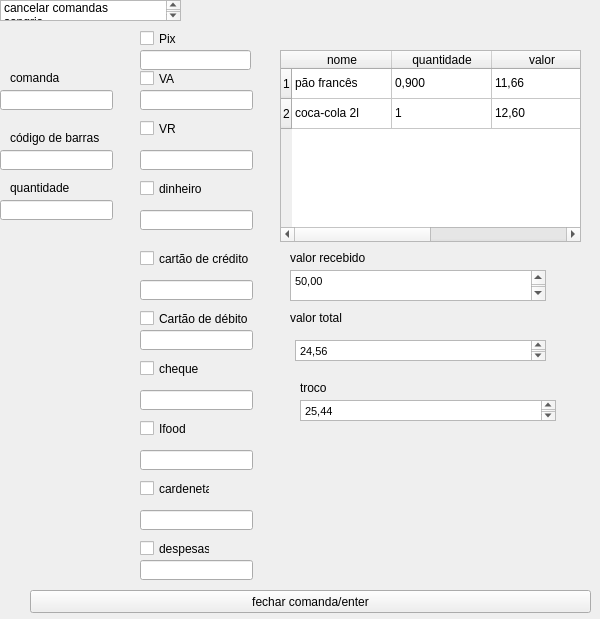
<?xml version="1.0" encoding="UTF-8"?>
<ui version="4.0">
 <class>Form</class>
 <widget class="QWidget" name="Form">
  <property name="geometry">
   <rect>
    <x>0</x>
    <y>0</y>
    <width>600</width>
    <height>619</height>
   </rect>
  </property>
  <property name="windowTitle">
   <string>Form</string>
  </property>
  <widget class="QListWidget" name="listWidget">
   <property name="geometry">
    <rect>
     <x>0</x>
     <y>0</y>
     <width>181</width>
     <height>21</height>
    </rect>
   </property>
   <item>
    <property name="text">
     <string>cancelar comandas</string>
    </property>
   </item>
   <item>
    <property name="text">
     <string>sangria</string>
    </property>
   </item>
   <item>
    <property name="text">
     <string>cadastrar novos produtos</string>
    </property>
   </item>
  </widget>
  <widget class="QCheckBox" name="checkBox">
   <property name="geometry">
    <rect>
     <x>140</x>
     <y>70</y>
     <width>70</width>
     <height>17</height>
    </rect>
   </property>
   <property name="text">
    <string>VA</string>
   </property>
  </widget>
  <widget class="QLineEdit" name="lineEdit">
   <property name="geometry">
    <rect>
     <x>140</x>
     <y>90</y>
     <width>113</width>
     <height>20</height>
    </rect>
   </property>
  </widget>
  <widget class="QCheckBox" name="checkBox_2">
   <property name="geometry">
    <rect>
     <x>140</x>
     <y>120</y>
     <width>70</width>
     <height>17</height>
    </rect>
   </property>
   <property name="text">
    <string>VR</string>
   </property>
  </widget>
  <widget class="QLineEdit" name="lineEdit_2">
   <property name="geometry">
    <rect>
     <x>140</x>
     <y>150</y>
     <width>113</width>
     <height>20</height>
    </rect>
   </property>
  </widget>
  <widget class="QCheckBox" name="checkBox_3">
   <property name="geometry">
    <rect>
     <x>140</x>
     <y>180</y>
     <width>70</width>
     <height>17</height>
    </rect>
   </property>
   <property name="text">
    <string>dinheiro</string>
   </property>
  </widget>
  <widget class="QLineEdit" name="lineEdit_3">
   <property name="geometry">
    <rect>
     <x>140</x>
     <y>210</y>
     <width>113</width>
     <height>20</height>
    </rect>
   </property>
  </widget>
  <widget class="QCheckBox" name="checkBox_4">
   <property name="geometry">
    <rect>
     <x>140</x>
     <y>250</y>
     <width>111</width>
     <height>17</height>
    </rect>
   </property>
   <property name="text">
    <string>cartão de crédito</string>
   </property>
  </widget>
  <widget class="QLineEdit" name="lineEdit_4">
   <property name="geometry">
    <rect>
     <x>140</x>
     <y>280</y>
     <width>113</width>
     <height>20</height>
    </rect>
   </property>
  </widget>
  <widget class="QCheckBox" name="checkBox_5">
   <property name="geometry">
    <rect>
     <x>140</x>
     <y>310</y>
     <width>111</width>
     <height>17</height>
    </rect>
   </property>
   <property name="text">
    <string>Cartão de débito</string>
   </property>
  </widget>
  <widget class="QLineEdit" name="lineEdit_5">
   <property name="geometry">
    <rect>
     <x>140</x>
     <y>330</y>
     <width>113</width>
     <height>20</height>
    </rect>
   </property>
  </widget>
  <widget class="QCheckBox" name="checkBox_6">
   <property name="geometry">
    <rect>
     <x>140</x>
     <y>360</y>
     <width>70</width>
     <height>17</height>
    </rect>
   </property>
   <property name="text">
    <string>cheque</string>
   </property>
  </widget>
  <widget class="QLineEdit" name="lineEdit_6">
   <property name="geometry">
    <rect>
     <x>140</x>
     <y>390</y>
     <width>113</width>
     <height>20</height>
    </rect>
   </property>
  </widget>
  <widget class="QCheckBox" name="checkBox_7">
   <property name="geometry">
    <rect>
     <x>140</x>
     <y>420</y>
     <width>70</width>
     <height>17</height>
    </rect>
   </property>
   <property name="text">
    <string>Ifood</string>
   </property>
  </widget>
  <widget class="QLineEdit" name="lineEdit_7">
   <property name="geometry">
    <rect>
     <x>140</x>
     <y>450</y>
     <width>113</width>
     <height>20</height>
    </rect>
   </property>
  </widget>
  <widget class="QCheckBox" name="checkBox_8">
   <property name="geometry">
    <rect>
     <x>140</x>
     <y>480</y>
     <width>70</width>
     <height>17</height>
    </rect>
   </property>
   <property name="text">
    <string>cardeneta</string>
   </property>
  </widget>
  <widget class="QLineEdit" name="lineEdit_8">
   <property name="geometry">
    <rect>
     <x>140</x>
     <y>510</y>
     <width>113</width>
     <height>20</height>
    </rect>
   </property>
  </widget>
  <widget class="QCheckBox" name="checkBox_9">
   <property name="geometry">
    <rect>
     <x>140</x>
     <y>540</y>
     <width>70</width>
     <height>17</height>
    </rect>
   </property>
   <property name="text">
    <string>despesas</string>
   </property>
  </widget>
  <widget class="QLineEdit" name="lineEdit_9">
   <property name="geometry">
    <rect>
     <x>140</x>
     <y>560</y>
     <width>113</width>
     <height>20</height>
    </rect>
   </property>
  </widget>
  <widget class="QLabel" name="label">
   <property name="geometry">
    <rect>
     <x>10</x>
     <y>70</y>
     <width>61</width>
     <height>16</height>
    </rect>
   </property>
   <property name="text">
    <string>comanda</string>
   </property>
  </widget>
  <widget class="QLineEdit" name="lineEdit_10">
   <property name="geometry">
    <rect>
     <x>0</x>
     <y>90</y>
     <width>113</width>
     <height>20</height>
    </rect>
   </property>
  </widget>
  <widget class="QLabel" name="label_2">
   <property name="geometry">
    <rect>
     <x>10</x>
     <y>130</y>
     <width>101</width>
     <height>16</height>
    </rect>
   </property>
   <property name="text">
    <string>código de barras</string>
   </property>
  </widget>
  <widget class="QLineEdit" name="lineEdit_11">
   <property name="geometry">
    <rect>
     <x>0</x>
     <y>150</y>
     <width>113</width>
     <height>20</height>
    </rect>
   </property>
  </widget>
  <widget class="QLabel" name="label_3">
   <property name="geometry">
    <rect>
     <x>10</x>
     <y>180</y>
     <width>81</width>
     <height>16</height>
    </rect>
   </property>
   <property name="text">
    <string>quantidade</string>
   </property>
  </widget>
  <widget class="QLineEdit" name="lineEdit_12">
   <property name="geometry">
    <rect>
     <x>0</x>
     <y>200</y>
     <width>113</width>
     <height>20</height>
    </rect>
   </property>
  </widget>
  <widget class="QLabel" name="label_4">
   <property name="geometry">
    <rect>
     <x>290</x>
     <y>250</y>
     <width>111</width>
     <height>16</height>
    </rect>
   </property>
   <property name="text">
    <string>valor recebido</string>
   </property>
  </widget>
  <widget class="QTextBrowser" name="textBrowser_2">
   <property name="geometry">
    <rect>
     <x>290</x>
     <y>270</y>
     <width>256</width>
     <height>31</height>
    </rect>
   </property>
   <property name="html">
    <string>&lt;!DOCTYPE HTML PUBLIC &quot;-//W3C//DTD HTML 4.0//EN&quot; &quot;http://www.w3.org/TR/REC-html40/strict.dtd&quot;&gt;
&lt;html&gt;&lt;head&gt;&lt;meta name=&quot;qrichtext&quot; content=&quot;1&quot; /&gt;&lt;style type=&quot;text/css&quot;&gt;
p, li { white-space: pre-wrap; }
&lt;/style&gt;&lt;/head&gt;&lt;body style=&quot; font-family:'MS Shell Dlg 2'; font-size:8.25pt; font-weight:400; font-style:normal;&quot;&gt;
&lt;p style=&quot; margin-top:0px; margin-bottom:0px; margin-left:0px; margin-right:0px; -qt-block-indent:0; text-indent:0px;&quot;&gt;50,00&lt;/p&gt;
&lt;p style=&quot;-qt-paragraph-type:empty; margin-top:0px; margin-bottom:0px; margin-left:0px; margin-right:0px; -qt-block-indent:0; text-indent:0px;&quot;&gt;&lt;br /&gt;&lt;/p&gt;&lt;/body&gt;&lt;/html&gt;</string>
   </property>
  </widget>
  <widget class="QLabel" name="label_5">
   <property name="geometry">
    <rect>
     <x>290</x>
     <y>310</y>
     <width>251</width>
     <height>16</height>
    </rect>
   </property>
   <property name="text">
    <string>valor total</string>
   </property>
  </widget>
  <widget class="QTextBrowser" name="textBrowser_3">
   <property name="geometry">
    <rect>
     <x>295</x>
     <y>340</y>
     <width>251</width>
     <height>21</height>
    </rect>
   </property>
   <property name="html">
    <string>&lt;!DOCTYPE HTML PUBLIC &quot;-//W3C//DTD HTML 4.0//EN&quot; &quot;http://www.w3.org/TR/REC-html40/strict.dtd&quot;&gt;
&lt;html&gt;&lt;head&gt;&lt;meta name=&quot;qrichtext&quot; content=&quot;1&quot; /&gt;&lt;style type=&quot;text/css&quot;&gt;
p, li { white-space: pre-wrap; }
&lt;/style&gt;&lt;/head&gt;&lt;body style=&quot; font-family:'MS Shell Dlg 2'; font-size:8.25pt; font-weight:400; font-style:normal;&quot;&gt;
&lt;p style=&quot; margin-top:0px; margin-bottom:0px; margin-left:0px; margin-right:0px; -qt-block-indent:0; text-indent:0px;&quot;&gt;24,56&lt;/p&gt;&lt;/body&gt;&lt;/html&gt;</string>
   </property>
  </widget>
  <widget class="QLabel" name="label_6">
   <property name="geometry">
    <rect>
     <x>300</x>
     <y>380</y>
     <width>241</width>
     <height>16</height>
    </rect>
   </property>
   <property name="text">
    <string>troco</string>
   </property>
  </widget>
  <widget class="QTextBrowser" name="textBrowser_4">
   <property name="geometry">
    <rect>
     <x>300</x>
     <y>400</y>
     <width>256</width>
     <height>21</height>
    </rect>
   </property>
   <property name="html">
    <string>&lt;!DOCTYPE HTML PUBLIC &quot;-//W3C//DTD HTML 4.0//EN&quot; &quot;http://www.w3.org/TR/REC-html40/strict.dtd&quot;&gt;
&lt;html&gt;&lt;head&gt;&lt;meta name=&quot;qrichtext&quot; content=&quot;1&quot; /&gt;&lt;style type=&quot;text/css&quot;&gt;
p, li { white-space: pre-wrap; }
&lt;/style&gt;&lt;/head&gt;&lt;body style=&quot; font-family:'MS Shell Dlg 2'; font-size:8.25pt; font-weight:400; font-style:normal;&quot;&gt;
&lt;p style=&quot; margin-top:0px; margin-bottom:0px; margin-left:0px; margin-right:0px; -qt-block-indent:0; text-indent:0px;&quot;&gt;25,44&lt;/p&gt;&lt;/body&gt;&lt;/html&gt;</string>
   </property>
  </widget>
  <widget class="QPushButton" name="pushButton">
   <property name="geometry">
    <rect>
     <x>30</x>
     <y>590</y>
     <width>561</width>
     <height>23</height>
    </rect>
   </property>
   <property name="text">
    <string>fechar comanda/enter</string>
   </property>
  </widget>
  <widget class="QTableWidget" name="tableWidget">
   <property name="geometry">
    <rect>
     <x>280</x>
     <y>50</y>
     <width>301</width>
     <height>192</height>
    </rect>
   </property>
   <row>
    <property name="text">
     <string>1</string>
    </property>
   </row>
   <row>
    <property name="text">
     <string>2</string>
    </property>
   </row>
   <column>
    <property name="text">
     <string>nome</string>
    </property>
   </column>
   <column>
    <property name="text">
     <string>quantidade</string>
    </property>
   </column>
   <column>
    <property name="text">
     <string>valor</string>
    </property>
   </column>
   <column>
    <property name="text">
     <string>código</string>
    </property>
   </column>
   <item row="0" column="0">
    <property name="text">
     <string>pão francês</string>
    </property>
   </item>
   <item row="0" column="1">
    <property name="text">
     <string>0,900</string>
    </property>
   </item>
   <item row="0" column="2">
    <property name="text">
     <string>11,66</string>
    </property>
   </item>
   <item row="0" column="3">
    <property name="text">
     <string>0001</string>
    </property>
   </item>
   <item row="1" column="0">
    <property name="text">
     <string>coca-cola 2l </string>
    </property>
   </item>
   <item row="1" column="1">
    <property name="text">
     <string>1</string>
    </property>
   </item>
   <item row="1" column="2">
    <property name="text">
     <string>12,60</string>
    </property>
   </item>
   <item row="1" column="3">
    <property name="text">
     <string>12394872397</string>
    </property>
   </item>
  </widget>
  <widget class="QCheckBox" name="checkBox_10">
   <property name="geometry">
    <rect>
     <x>140</x>
     <y>30</y>
     <width>70</width>
     <height>17</height>
    </rect>
   </property>
   <property name="text">
    <string>Pix</string>
   </property>
  </widget>
  <widget class="QLineEdit" name="lineEdit_13">
   <property name="geometry">
    <rect>
     <x>140</x>
     <y>50</y>
     <width>111</width>
     <height>20</height>
    </rect>
   </property>
  </widget>
 </widget>
 <resources/>
 <connections/>
</ui>
